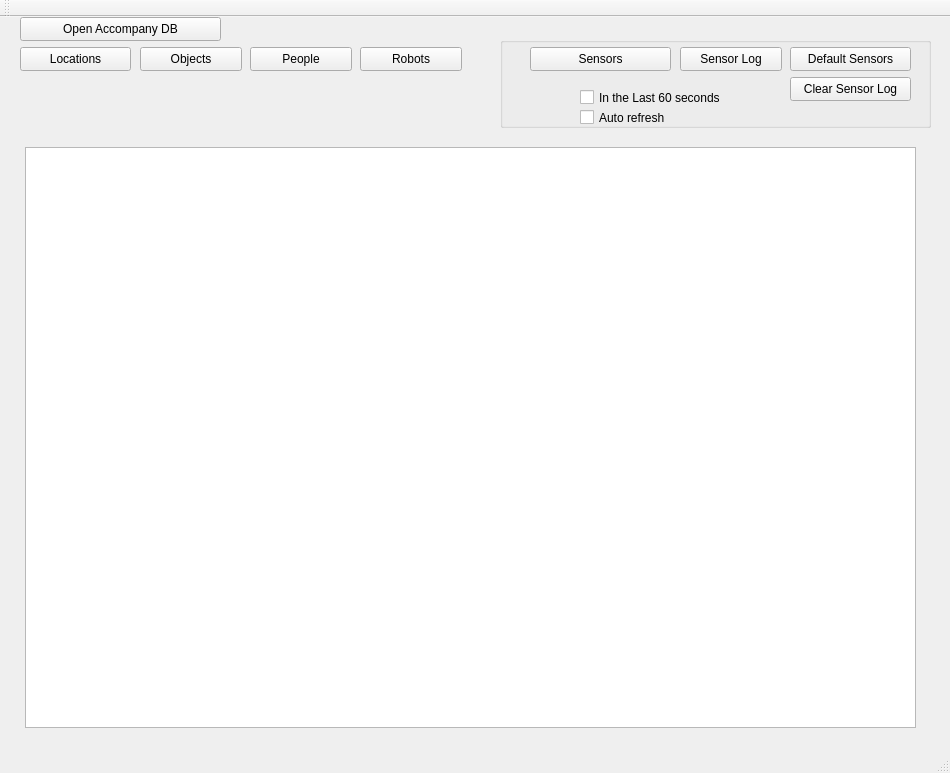
<?xml version="1.0" encoding="UTF-8"?>
<ui version="4.0">
 <class>MainWindow</class>
 <widget class="QMainWindow" name="MainWindow">
  <property name="geometry">
   <rect>
    <x>0</x>
    <y>0</y>
    <width>950</width>
    <height>773</height>
   </rect>
  </property>
  <property name="windowTitle">
   <string>Robot House Queries ACCOMPANY</string>
  </property>
  <widget class="QWidget" name="centralWidget">
   <widget class="QPushButton" name="openDBButton">
    <property name="geometry">
     <rect>
      <x>20</x>
      <y>0</y>
      <width>201</width>
      <height>24</height>
     </rect>
    </property>
    <property name="text">
     <string>Open Accompany DB</string>
    </property>
   </widget>
   <widget class="QPushButton" name="locationsButton">
    <property name="geometry">
     <rect>
      <x>20</x>
      <y>30</y>
      <width>111</width>
      <height>24</height>
     </rect>
    </property>
    <property name="text">
     <string>Locations</string>
    </property>
   </widget>
   <widget class="QTableView" name="locationsView">
    <property name="geometry">
     <rect>
      <x>25</x>
      <y>130</y>
      <width>891</width>
      <height>581</height>
     </rect>
    </property>
    <property name="sortingEnabled">
     <bool>false</bool>
    </property>
   </widget>
   <widget class="QPushButton" name="objectsButton">
    <property name="geometry">
     <rect>
      <x>140</x>
      <y>30</y>
      <width>102</width>
      <height>24</height>
     </rect>
    </property>
    <property name="text">
     <string>Objects</string>
    </property>
   </widget>
   <widget class="QPushButton" name="peopleButton">
    <property name="geometry">
     <rect>
      <x>250</x>
      <y>30</y>
      <width>102</width>
      <height>24</height>
     </rect>
    </property>
    <property name="text">
     <string>People</string>
    </property>
   </widget>
   <widget class="QPushButton" name="robotButton">
    <property name="geometry">
     <rect>
      <x>360</x>
      <y>30</y>
      <width>102</width>
      <height>24</height>
     </rect>
    </property>
    <property name="text">
     <string>Robots</string>
    </property>
   </widget>
   <widget class="QLabel" name="Userlabel">
    <property name="geometry">
     <rect>
      <x>320</x>
      <y>0</y>
      <width>151</width>
      <height>16</height>
     </rect>
    </property>
    <property name="text">
     <string/>
    </property>
   </widget>
   <widget class="QLabel" name="serverlabel">
    <property name="geometry">
     <rect>
      <x>460</x>
      <y>0</y>
      <width>141</width>
      <height>16</height>
     </rect>
    </property>
    <property name="text">
     <string/>
    </property>
   </widget>
   <widget class="QGroupBox" name="groupBox">
    <property name="geometry">
     <rect>
      <x>500</x>
      <y>20</y>
      <width>431</width>
      <height>91</height>
     </rect>
    </property>
    <property name="flat">
     <bool>false</bool>
    </property>
    <widget class="QPushButton" name="sensorsButton">
     <property name="geometry">
      <rect>
       <x>30</x>
       <y>10</y>
       <width>141</width>
       <height>24</height>
      </rect>
     </property>
     <property name="text">
      <string>Sensors</string>
     </property>
    </widget>
    <widget class="QPushButton" name="sensorLogButton">
     <property name="geometry">
      <rect>
       <x>180</x>
       <y>10</y>
       <width>102</width>
       <height>24</height>
      </rect>
     </property>
     <property name="text">
      <string>Sensor Log</string>
     </property>
    </widget>
    <widget class="QPushButton" name="sensorDefaultsButton">
     <property name="geometry">
      <rect>
       <x>290</x>
       <y>10</y>
       <width>121</width>
       <height>24</height>
      </rect>
     </property>
     <property name="text">
      <string>Default Sensors</string>
     </property>
    </widget>
    <widget class="QPushButton" name="emptyLogButton">
     <property name="geometry">
      <rect>
       <x>290</x>
       <y>40</y>
       <width>121</width>
       <height>24</height>
      </rect>
     </property>
     <property name="text">
      <string>Clear Sensor Log</string>
     </property>
    </widget>
    <widget class="QCheckBox" name="sensorCheckBox">
     <property name="geometry">
      <rect>
       <x>80</x>
       <y>50</y>
       <width>171</width>
       <height>21</height>
      </rect>
     </property>
     <property name="text">
      <string>In the Last 60 seconds</string>
     </property>
    </widget>
    <widget class="QCheckBox" name="refreshButton">
     <property name="geometry">
      <rect>
       <x>80</x>
       <y>70</y>
       <width>121</width>
       <height>21</height>
      </rect>
     </property>
     <property name="text">
      <string>Auto refresh</string>
     </property>
    </widget>
   </widget>
   <widget class="QLabel" name="locnLabel">
    <property name="geometry">
     <rect>
      <x>250</x>
      <y>0</y>
      <width>53</width>
      <height>14</height>
     </rect>
    </property>
    <property name="text">
     <string> </string>
    </property>
   </widget>
  </widget>
  <widget class="QMenuBar" name="menuBar">
   <property name="geometry">
    <rect>
     <x>0</x>
     <y>0</y>
     <width>950</width>
     <height>20</height>
    </rect>
   </property>
  </widget>
  <widget class="QToolBar" name="mainToolBar">
   <attribute name="toolBarArea">
    <enum>TopToolBarArea</enum>
   </attribute>
   <attribute name="toolBarBreak">
    <bool>false</bool>
   </attribute>
  </widget>
  <widget class="QStatusBar" name="statusBar"/>
 </widget>
 <layoutdefault spacing="6" margin="11"/>
 <resources/>
 <connections/>
</ui>
